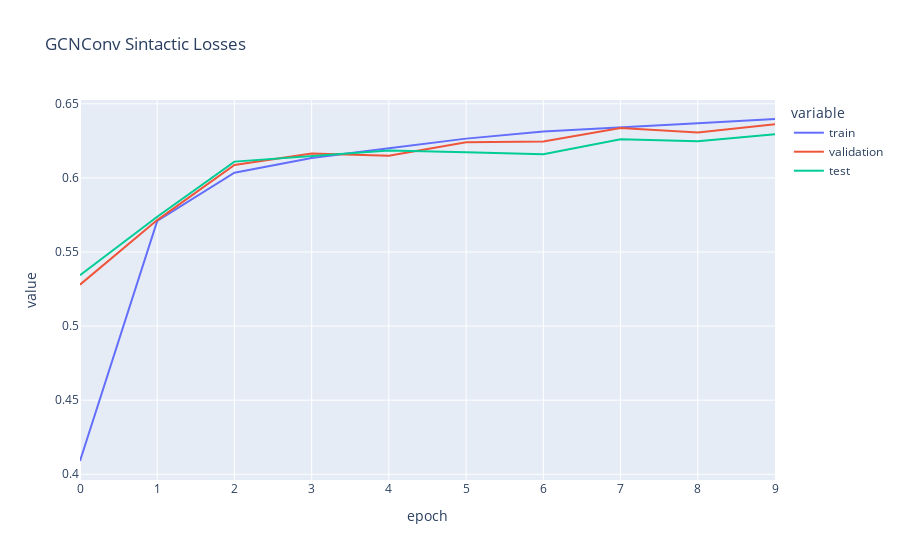

Notebook code cell kept with this figure:
### Markdown cell above
# 8 Capas

### Code cell
route = '/usrvol/results/8_layers_GCNConv/'
files = os.listdir(f'{route}')

train = []
val = []
test = []
for i in range(10):
    with open(f"{route}" + f"classification_report_train_epoch{i}.json" ) as f:
        dic = json.load(f)
        f1 = dic['weighted avg']['f1-score']
        train.append(f1)
    with open(f"{route}" + f"classification_report_dev_epoch{i}.json") as f:
        dic = json.load(f)
        f1 = dic['weighted avg']['f1-score']
        val.append(f1)
    with open(f"{route}" + f"classification_report_test_epoch{i}.json") as f:
        dic = json.load(f)
        f1 = dic['weighted avg']['f1-score']
        test.append(f1)

import plotly.express as px
import pandas as pd

# Creating a DataFrame with index as x-axis and values as y-axis
df_train = pd.DataFrame({
    'epoch': range(len(train)),
    'train': train,
    'validation': val,
    'test': test
})


# Plotting the DataFrame
fig = px.line(df_train, x='epoch', y=['train', 'validation', 'test'], title='GCNConv Sintactic Losses')
fig.show()

### Figure 1 — Plotly figure (JSON) as saved in the notebook; plotly's stock layout.template omitted (floating-point values rounded to 4 significant figures)
{"data": [{"hovertemplate": "variable=train<br>epoch=%{x}<br>value=%{y}<extra></extra>", "legendgroup": "train", "line": {"color": "#636efa", "dash": "solid"}, "marker": {"symbol": "circle"}, "mode": "lines", "name": "train", "orientation": "v", "showlegend": true, "type": "scatter", "x": [0, 1, 2, 3, 4, 5, 6, 7, 8, 9], "xaxis": "x", "y": [0.4089, 0.5709, 0.6035, 0.6134, 0.62, 0.6265, 0.6312, 0.6339, 0.6369, 0.6398], "yaxis": "y"}, {"hovertemplate": "variable=validation<br>epoch=%{x}<br>value=%{y}<extra></extra>", "legendgroup": "validation", "line": {"color": "#EF553B", "dash": "solid"}, "marker": {"symbol": "circle"}, "mode": "lines", "name": "validation", "orientation": "v", "showlegend": true, "type": "scatter", "x": [0, 1, 2, 3, 4, 5, 6, 7, 8, 9], "xaxis": "x", "y": [0.5279, 0.5715, 0.6087, 0.6165, 0.6149, 0.624, 0.6246, 0.6337, 0.6306, 0.6363], "yaxis": "y"}, {"hovertemplate": "variable=test<br>epoch=%{x}<br>value=%{y}<extra></extra>", "legendgroup": "test", "line": {"color": "#00cc96", "dash": "solid"}, "marker": {"symbol": "circle"}, "mode": "lines", "name": "test", "orientation": "v", "showlegend": true, "type": "scatter", "x": [0, 1, 2, 3, 4, 5, 6, 7, 8, 9], "xaxis": "x", "y": [0.5343, 0.5738, 0.611, 0.6146, 0.6185, 0.6173, 0.616, 0.6262, 0.6247, 0.6295], "yaxis": "y"}], "layout": {"legend": {"title": {"text": "variable"}, "tracegroupgap": 0}, "title": {"text": "GCNConv Sintactic Losses"}, "xaxis": {"anchor": "y", "domain": [0, 1], "title": {"text": "epoch"}}, "yaxis": {"anchor": "x", "domain": [0, 1], "title": {"text": "value"}}}}
